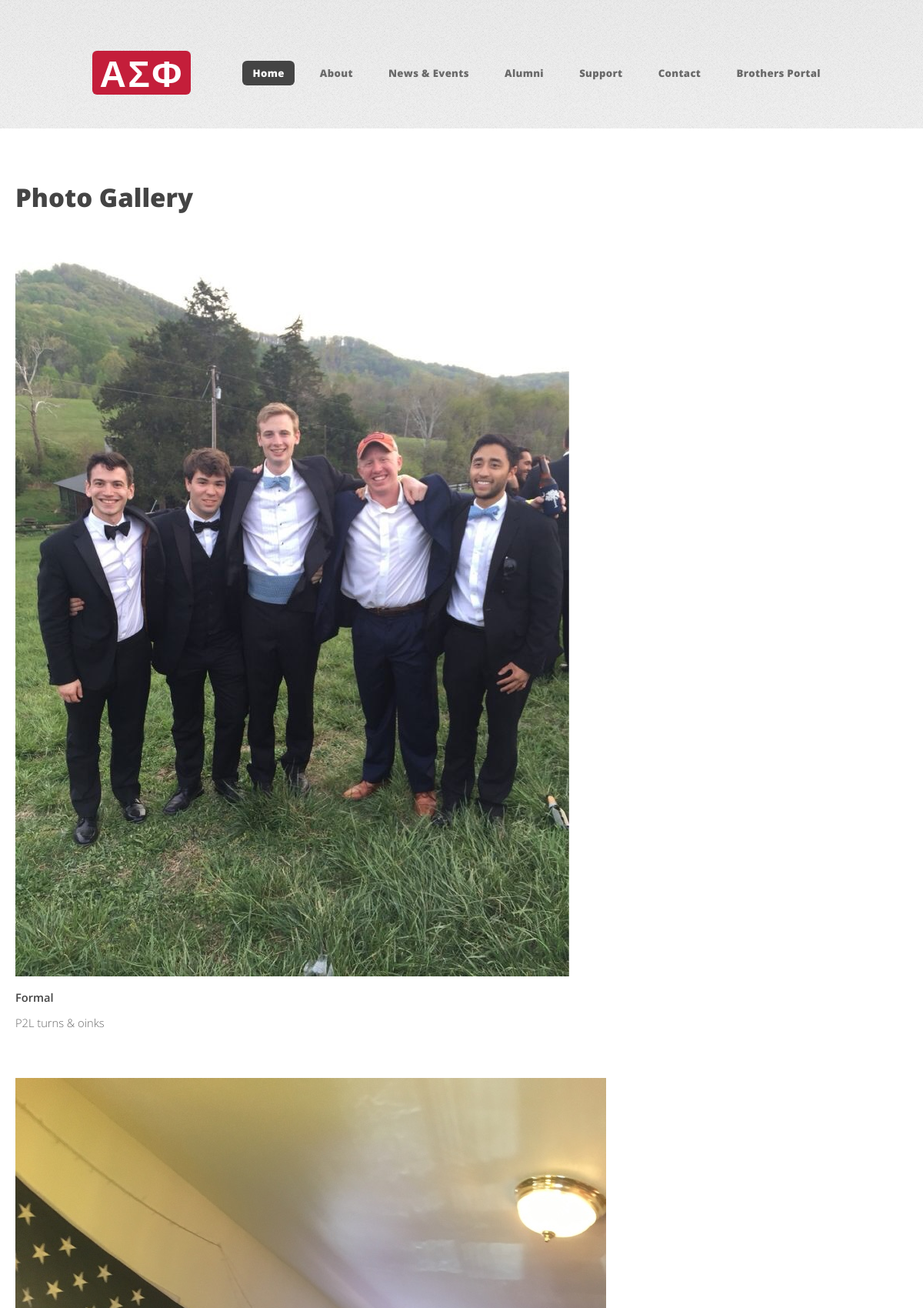
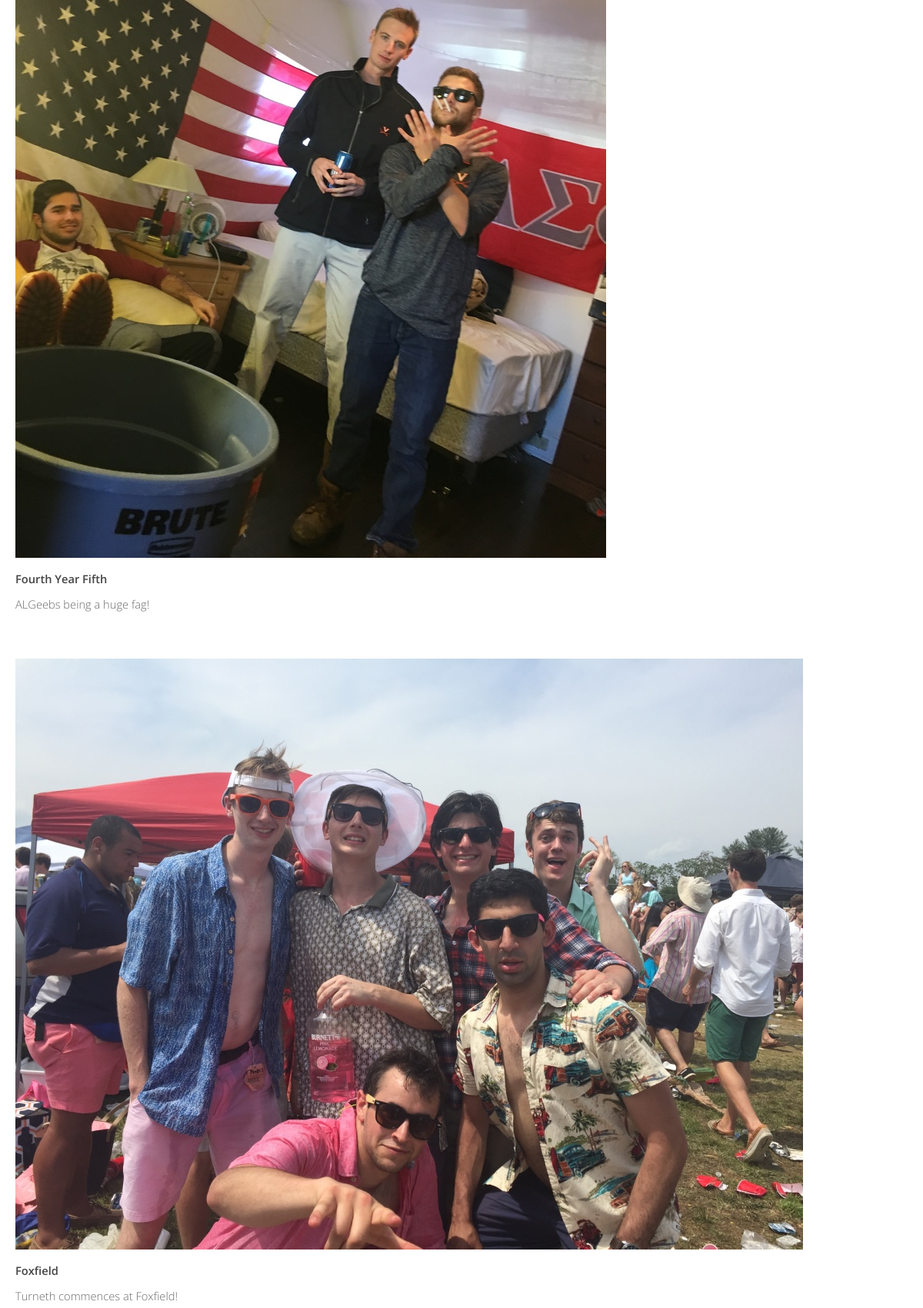
/photos/ (upper part), run on the app's committed database (2 pictures, top to bottom).
### photos/models.py (models this page shows, shortened)
class Photo(models.Model):
	title = models.CharField(max_length=200)
	caption = models.CharField(default= "", max_length=500)
	width = models.IntegerField(default=0)
	height = models.IntegerField(default=0)
	image = models.ImageField(null=False, blank=False)
	timestamp = models.DateTimeField(auto_now_add=True, auto_now=False)
	class Meta:
		ordering = ["-timestamp"]

### photos/views.py (the view)
def all_photos(request):
	photo_queries = Photo.objects.all()
	num_photos = Photo.objects.all().count()
	context={
	"photos": photo_queries,
	}
	return render(request, "photos.html", context)

### photos/templates/photos.html (shortened to what this page needs)
{% load static %}
{% load thumbnail %}
<!DOCTYPE HTML>
<html>
	<head>
		<link rel="stylesheet" href="{% static 'assets/css/main.css' %}" />
	</head>
	<body class="homepage">
		<div id="page-wrapper">
				<div id="header-wrapper">
					<header id="header" class="container">
							<div id="logo">
								<h1><a href="{% url 'index' %}">ΑΣΦ</a></h1>
							</div>
							<nav id="nav">
								<ul>
									<li class="current"><a href="{% url 'index' %}">Home</a></li>
									<li>
										<a href="#">About</a>
									</li>
									<li>
										<a href="#">News & Events</a>
									</li>
									<li><a href="#">Alumni</a></li>
									<li><a href="#">Support</a></li>
									<li><a href="#">Contact</a></li>
									<li><a href="{% url 'portal' %}">Brothers Portal</a></li>
								</ul>
							</nav>
					</header>
				</div>
					<div id="main-wrapper">
						<div class = "10u 12u">
							<div class = "container">
								<h2>Photo Gallery</h2>
								<div class = "row">
								{% for photo in photos %}
								{% if photo.image %}
								{% load thumbnail %}
								<div class "4u 4u(medium)">
									<a href = '{{ photo.image.url }}'>
									<img src="{{ photo.image|thumbnail_url:'avatar' }}" alt="" /> </a>
									<p><strong>{{photo.title}}</strong><br>
										{{photo.caption}}</p>
									</div>
								{% endif %}
								{% endfor %}
							</div>
							</div>
						</div>
					</div>
			</div>
	</body>
</html>

### static/assets/css/main.css (style rules this page uses)
html, body, div, span, applet, object, iframe, h1, h2, h3, h4, h5, h6, p, blockquote, pre, a, abbr, acronym, address, big, cite, code, del, dfn, em, img, ins, kbd, q, s, samp, small, strike, strong, sub, sup, tt, var, b, u, i, center, dl, dt, dd, ol, ul, li, fieldset, form, label, legend, table, caption, tbody, tfoot, thead, tr, th, td, article, aside, canvas, details, embed, figure, figcaption, footer, header, hgroup, menu, nav, output, ruby, section, summary, time, mark, audio, video { margin: 0; padding: 0; border: 0; font-size: 100%; font: inherit; vertical-align: baseline; }
article, aside, details, figcaption, figure, footer, header, hgroup, menu, nav, section { display: block; }
body { line-height: 1; }
ol, ul { list-style: none; }
body { -webkit-text-size-adjust: none; }
*, *:before, *:after { -moz-box-sizing: border-box; -webkit-box-sizing: border-box; box-sizing: border-box; }
.container { margin-left: auto; margin-right: auto; }
.container { width: 1400px; }
@media screen and (max-width: 1680px) { .container { width: 1200px; } }
@media screen and (max-width: 1280px) { .container { width: 960px; } }
.row { border-bottom: solid 1px transparent; -moz-box-sizing: border-box; -webkit-box-sizing: border-box; box-sizing: border-box; }
.row > * { float: left; -moz-box-sizing: border-box; -webkit-box-sizing: border-box; box-sizing: border-box; }
.row:after, .row:before { content: ''; display: block; clear: both; height: 0; }
.row > * { padding: 40px 0 0 40px; }
.row { margin: -40px 0 -1px -40px; }
.\31 2u, .\31 2u\24 { width: 100%; clear: none; margin-left: 0; }
.\31 0u, .\31 0u\24 { width: 83.3333333333%; clear: none; margin-left: 0; }
@media screen and (max-width: 1680px) { .row > * { padding: 40px 0 0 40px; } }
@media screen and (max-width: 1680px) { .row { margin: -40px 0 -1px -40px; } }
@media screen and (max-width: 1280px) { .row > * { padding: 25px 0 0 25px; } }
@media screen and (max-width: 1280px) { .row { margin: -25px 0 -1px -25px; } }
body { background-image: -moz-linear-gradient(top, rgba(0, 0, 0, 0.05), rgba(0, 0, 0, 0)), url("images/bg01.png"); background-image: -webkit-linear-gradient(top, rgba(0, 0, 0, 0.05), rgba(0, 0, 0, 0)), url("images/bg01.png"); background-image: -ms-linear-gradient(top, rgba(0, 0, 0, 0.05), rgba(0, 0, 0, 0)), url("images/bg01.png"); background-image: linear-gradient(top, rgba(0, 0, 0, 0.05), rgba(0, 0, 0, 0)), url("images/bg01.png"); background-color: #f7f7f7; background-position: top left, top left; background-repeat: repeat-x, repeat; background-size: 100% 30em, auto; font-family: 'Open Sans', sans-serif; font-size: 13pt; color: #696969; font-weight: 300; line-height: 2.25em; }
a { color: #0090c5; text-decoration: underline; }
h1, h2, h3, h4, h5, h6 { color: #444; font-weight: 800; }
h1 a, h2 a, h3 a, h4 a, h5 a, h6 a { color: inherit; text-decoration: none; outline: 0; }
h2 { font-size: 2.25em; margin: 0 0 1.1em 0; line-height: 1em; }
b, strong { font-weight: 600; color: #444; }
p, ul, ol, dl, table { margin-bottom: 2em; }
header { margin: 0 0 2em 0; }
#header-wrapper { padding: 4.5em 0 1em 0; }
#main-wrapper { background: #fff; box-shadow: 0px 3px 0px 0px rgba(0, 0, 0, 0.05); padding: 5em 0 5em 0; }
#header { position: relative; }
#logo { display: inline-block; }
#logo h1 { background: #C41E3A; color: #fff; border-radius: 6px; font-family: "Open Sans", sans-serif; font-weight: 600; padding: 0.25em 0.2em 0.25em 0.2em; font-size: 3.25em; letter-spacing: 0.05em; display: inline-block; vertical-align: middle; }
#nav { position: absolute; right: 0; top: 0; font-size: 0.9em; }
#nav ul li { float: left; line-height: 4.5em; padding-left: 1.5em; }
#nav ul li a, #nav ul li span { -moz-transition: background-color .25s ease-in-out; -webkit-transition: background-color .25s ease-in-out; -ms-transition: background-color .25s ease-in-out; transition: background-color .25s ease-in-out; font-weight: 800; letter-spacing: 0.025em; color: #696969; text-decoration: none; border-radius: 6px; padding: 0.5em 1em 0.5em 1em; }
#nav ul li.current a { background: #444; color: #fff; }
@media screen and (max-width: 1680px) { body, input, select, textarea { font-size: 12pt; } }
@media screen and (max-width: 1280px) { body, input, select, textarea { font-size: 11pt; } }

### data on the page
Photo: image|thumbnail_url (picture), title "Formal", caption "P2L turns & oinks"
Photo: image|thumbnail_url (picture), title "Fourth Year Fifth", caption "ALGeebs being a huge fag!"
Photo: image|thumbnail_url (picture), title "Foxfield", caption "Turneth commences at Foxfield!"
